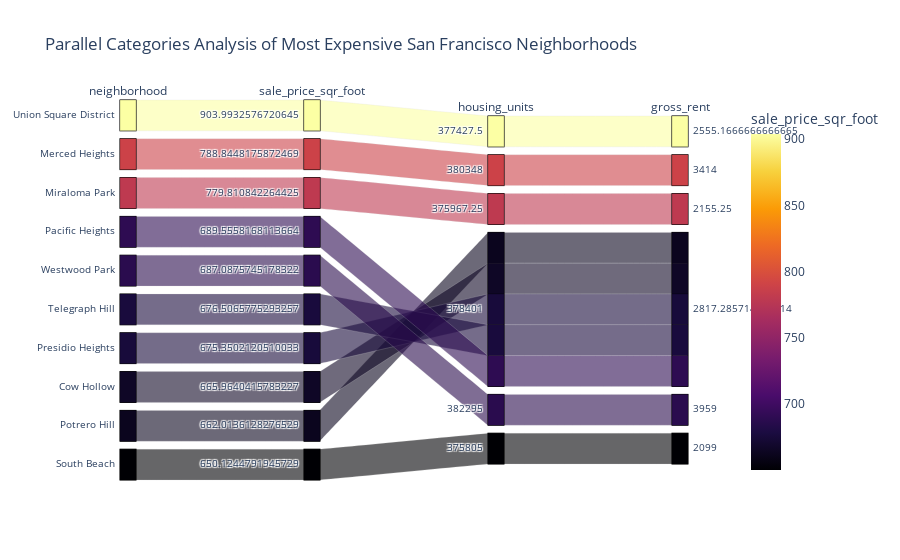

Notebook source saved alongside this figure:
### Markdown cell above
### Create a parallel coordinates plot and parallel categories plot of most expensive neighborhoods in San Francisco per year

### Code cell
# Parallel Categories Plot
px.parallel_categories(
    df_expensive_neighborhoods,
    color="sale_price_sqr_foot",
    color_continuous_scale=px.colors.sequential.Inferno,
    title="Parallel Categories Analysis of Most Expensive San Francisco Neighborhoods"
)

### Figure 1 — Plotly figure (JSON) as saved in the notebook; plotly's stock layout.template omitted (floating-point values rounded to 4 significant figures)
{"data": [{"dimensions": [{"label": "neighborhood", "values": ["Union Square District", "Merced Heights", "Miraloma Park", "Pacific Heights", "Westwood Park", "Telegraph Hill", "Presidio Heights", "Cow Hollow", "Potrero Hill", "South Beach"]}, {"label": "sale_price_sqr_foot", "values": [904.0, 788.8, 779.8, 689.6, 687.1, 676.5, 675.4, 666.0, 662.0, 650.1]}, {"label": "housing_units", "values": [377400.0, 380348, 376000.0, 378401, 382295, 378401, 378401, 378401, 378401, 375805]}, {"label": "gross_rent", "values": [2555.0, 3414, 2155.0, 2817.0, 3959, 2817.0, 2817.0, 2817.0, 2817.0, 2099]}], "domain": {"x": [0, 1], "y": [0, 1]}, "line": {"color": [904.0, 788.8, 779.8, 689.6, 687.1, 676.5, 675.4, 666.0, 662.0, 650.1], "coloraxis": "coloraxis"}, "name": "", "type": "parcats"}], "layout": {"coloraxis": {"colorbar": {"title": {"text": "sale_price_sqr_foot"}}, "colorscale": [[0, "#000004"], [0.1111, "#1b0c41"], [0.2222, "#4a0c6b"], [0.3333, "#781c6d"], [0.4444, "#a52c60"], [0.5556, "#cf4446"], [0.6667, "#ed6925"], [0.7778, "#fb9b06"], [0.8889, "#f7d13d"], [1, "#fcffa4"]]}, "legend": {"tracegroupgap": 0}, "title": {"text": "Parallel Categories Analysis of Most Expensive San Francisco Neighborhoods"}}}
